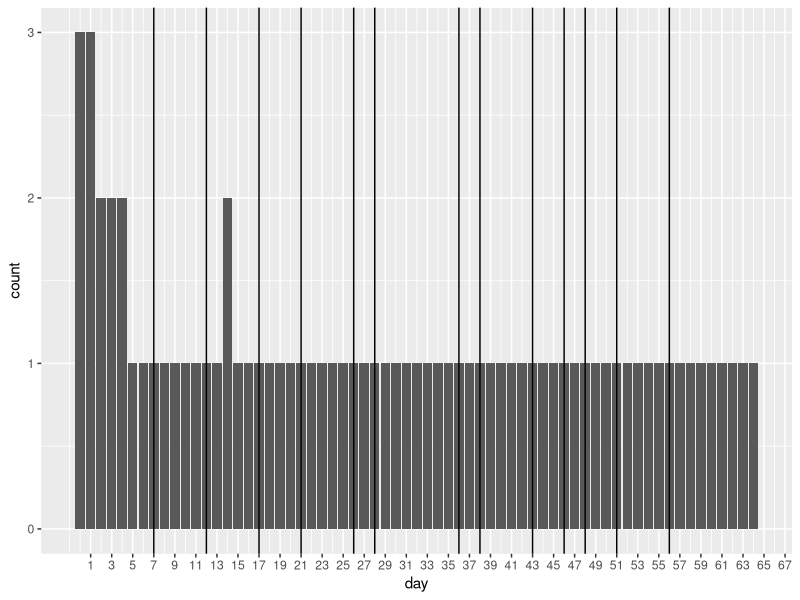
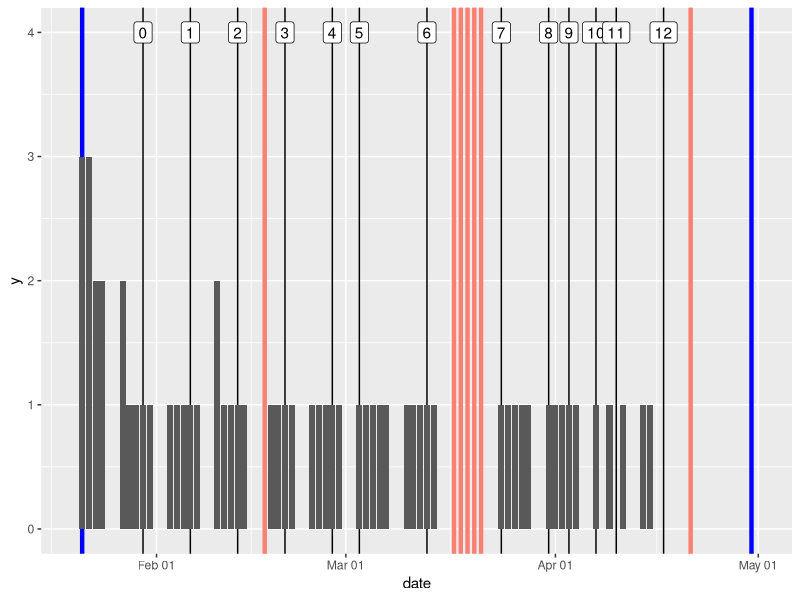

These charts were generated, in order, by the following R code:
## ---- chunk 1
library(tidyverse)
library(lubridate)
filename_dep <- "./schedule.csv"
filename_exercises <- "./schedule_exercises.csv"
filename_challenges <- "./schedule_challenges.csv"
## ---- chunk 2
## Define schedule
df_schedule <-
  tribble(
    ~name,                           ~day, ~challenge,
    "e-comm00-style",                   3,  0,
    "e-comm01-responding",              6,  1,
    "e-comm02-story-basics",           22,  4,

    "e-data00-basics",                  2,  0,
    "e-data01-isolate",                 8,  1,
    "e-data02-derive",                 10,  2,
    "e-data03-pivot-basics",           14,  2,
    "e-data04-separate-unite",         17,  3,
    "e-data05-join",                   20,  4,
    "e-data06-strings",                23,  4,
    "e-data07-placeholders",           25,  5,
    "e-data08-window",                 27,  5,
    "e-data09-readxl",                 29,  5,
    "e-data10-map",                    31,  6,
    "e-data11-factors",                32,  6,
    "e-data12-simple-pipeline",        33,  6,
    "e-data13-cleaning",               43,  9,
    "e-data14-webplotdigitizer",       45, 10,
    "e-data15-tabula",                 46, 10,

    "e-setup00-install",                0,  0,
    "e-setup01-packages",               1,  0,
    "e-setup02-functions",              1,  0,
    "e-setup03-docs",                   2,  0,
    "e-setup04-rstudio-shortcuts",      3,  0,
    "e-setup05-vectors",                4,  0,
    "e-setup06-types",                  4,  0,

    "e-rep00-setup",                    0,  0,
    "e-rep01-intro-git",                0,  0,
    # "e-rep02-create",                   1,  0,
    "e-rep03-track",                    1,  0,
    "e-rep04-directories",             12,  2,
    "e-rep05-collab",                  14,  2,

    "e-stat00-eda-basics",              7,  1, 
    "e-stat01-densities",              13,  2,
    "e-stat02-probability",            16,  3,
    "e-stat03-descriptive",            19,  3,

    "e-stat04-population",             28,  6,
    "e-stat05-inference",              30,  6,
    "e-stat06-moment",                 34,  7,
    "e-stat07-clt",                    35,  7,
    "e-stat08-error-bias",             37,  8,
    "e-stat09-hypo-intro",             38,  8,
    "e-stat10-randomization",          39,  8,
    "e-stat11-ci-pi",                  40,  8,
    "e-stat12-fit-dist",               41,  8,

    "e-model00-source",                42,  8,
    "e-model01-intro",                 47, 11,
    "e-model02-train-validate",        48, 11,
    "e-model03-interp-warnings",       50, 11,
    "e-model04-logistic",              52, 12,
    "e-model05-roc",                   53, 12,

    "e-vis00-basics",                   5,  1,
    "e-vis01-bar-charts",               9,  1,
    "e-vis02-histograms",              11,  2,
    "e-vis03-boxplots",                15,  3,
    "e-vis04-scatterplot",             18,  3,
    "e-vis05-lines",                   21,  4,
    "e-vis06-themes",                  24,  4,
    "e-vis07-perception",              26,  5,
    "e-vis08-multiples",               36,  7,
    "e-vis09-improve",                 44,  9,
    "e-vis10-control-chart",           54,  12,
    # Placeholders needed for challenge scheduling
    NA_character_,                     55,  12,
  )

df_schedule %>% 
  filter(!is.na(name)) %>% 
  select(name, day) %>% 
  write_csv(filename_dep)
## ---- chunk 3
# Bounds
date_start <- ymd("2025-01-21") # First day of class
date_end <- ymd("2025-04-30")   # Last day of class

# Class days
# Sunday==1, Monday==2, Tuesday==3, Wednesday==4, Thursday==5, Friday==6, Saturday==7
wday_class <- c(2, 5)

# Holidays
df_holidays <- tribble(
  ~date, ~comment,
  # ymd("2024-02-17"), "Winter break",
  ymd("2025-02-17"), "President's day",
  ymd("2025-03-17"), "Spring break",
  ymd("2025-03-18"), "Spring break",
  ymd("2025-03-19"), "Spring break",
  ymd("2025-03-20"), "Spring break",
  ymd("2025-03-21"), "Spring break",
  ymd("2025-04-21"), "Patriots' day",
)

# Extra days added by the registrar
df_extras <- tribble(
  ~date, ~comment,
  ymd("2023-02-19"), "Olin Monday",
  ymd("2023-04-22"), "Olin Monday",
)

## ---- chunk 4
df_instructional <- 
  tibble(date = seq(date_start, date_end, by = "days")) %>% 
  ## Remove invalid days
  filter(
    # No weekends
    !(wday(date) %in% c(1, 7)) # Sat., Sun.
  ) %>% 
  # No holidays
  anti_join(df_holidays) %>% 
  # Assign `day` number
  rowid_to_column(var = "day") %>% 
  mutate(day = day - 1) %>% 
  ## Assign exercises
  left_join(df_schedule)

# Show all the data
df_instructional

## Write to file
df_instructional %>% 
  filter(!is.na(name)) %>% 
  select(date, exercise = name) %>% 
  write_csv(filename_exercises)
## ---- chunk 5
df_challenges <- 
  df_instructional %>% 
  # Collapse exercises
  distinct(day, date, challenge) %>% 
  # Take valid class days only
  filter(
    (wday(date) %in% wday_class) | (date %in% df_extras$date)
  ) %>% 
  # Compute class days
  mutate(day_class = consecutive_id(day)) %>% 
  # Lag to ensure exercise completion
  mutate(challenge = lag(challenge)) %>% 
  # Latest possible due-date given constraints
  group_by(challenge) %>% 
  filter(day == max(day)) %>% 
  ungroup() %>% 
  
  filter(!is.na(challenge))

## Write to file
df_challenges %>% 
  select(date, challenge) %>% 
  write_csv(filename_challenges)

df_challenges 
## ---- chunk 6
# Count exercises on each date
df_instructional %>% 
  ggplot(aes(day)) +
  geom_bar() +
  geom_vline(
    data = df_challenges,
    mapping = aes(xintercept = day)
  ) +
  scale_x_continuous(breaks = seq(1, 70, by = 2))

## ---- chunk 7
# Count exercises on each date
df_instructional %>% 
  filter(!is.na(name)) %>% 
  ggplot(aes(date)) +
  # Special dates
  geom_vline(
    xintercept = date_start,
    color = "blue", linewidth = 1.5
  ) +
  geom_vline(
    xintercept = date_end,
    color = "blue", linewidth = 1.5
  ) +
  geom_vline(
    data = df_holidays,
    mapping = aes(xintercept = date),
    color = "salmon", linewidth = 1.5
  ) +
  # Challenge min deadline
  geom_vline(
    data = df_challenges,
    mapping = aes(xintercept = date)
  ) +
  geom_label(
    data = df_challenges,
    mapping = aes(x = date, y = 4, label = challenge)
  ) +
  # Exercise count
  geom_bar() +
  
  scale_x_date(
    date_labels = "%b %d",
    limits = c(date_start - day(1), date_end + day(1))
  )
